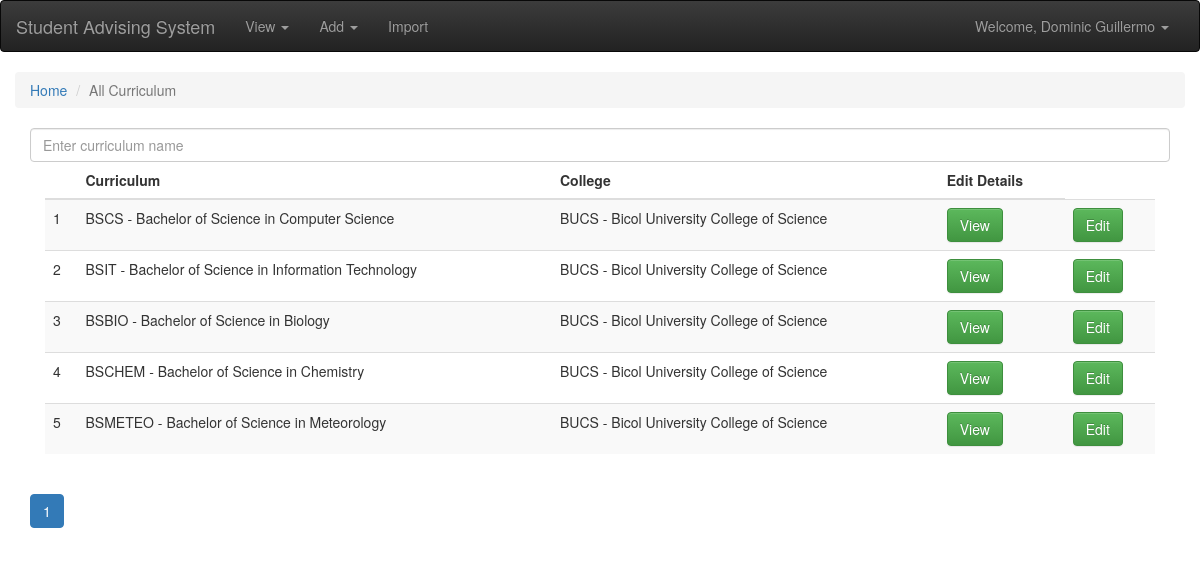
Screenshot of /view/curriculums.php (signed in) with the database file from the repository.
### tables this page shows
CREATE TABLE `account` (
  `account_id` int(255) NOT NULL,
  `account_usern` varchar(11) NOT NULL,
  `account_pass` varchar(255) NOT NULL,
  `acc_fname` varchar(255) NOT NULL,
  `acc_lname` varchar(255) NOT NULL,
  `acc_type_id` int(255) NOT NULL,
  `acc_status` tinyint(2) NOT NULL COMMENT '0 for inactive; 1 for active; 2 for deactivated; 3 for reset'
);

CREATE TABLE `curriculum` (
  `curriculum_id` int(255) NOT NULL,
  `curriculum_name` varchar(255) NOT NULL,
  `college_id` int(11) NOT NULL
);

CREATE TABLE `college` (
  `college_id` int(255) NOT NULL,
  `college_name` varchar(255) NOT NULL
);

### globalincludes/loginauthen.php (called while the page is built, shortened)
<?php
	if(!isset($_SESSION['accid'])){
		switch ($pagelvl) {
			case '1':
				header("Location: login/login.php");
				break;
			case '2':
				header("Location: ../login/login.php");
				break;
			default:
				break;
		}
	}
	else{
		$sql = "SELECT * FROM account,acc_type WHERE account.acc_type_id = acc_type.acc_type_id AND account_id = '".$_SESSION['accid']."'";
		$result = $conn->query($sql);
		$row = $result->fetch_assoc();
		$accfname = $row['acc_fname'];
		$acclname = $row['acc_lname'];
	}
?>

### view/curriculums.php (the view, shortened to what this page needs)
<?php
	include '../backend/connection.php';
	$pagelvl = "2";
	include '../globalincludes/loginauthen.php';
?>
<!DOCTYPE html>
<html>
	<head>
		<link rel="stylesheet" href="../css/bootstrap.min.css">
		<link rel="stylesheet" href="../css/bootstrap-theme.min.css">
	</head>
	<body>
		<?php include '../globalincludes/header.php';?>
		<div class="container-fluid">
			<ol class="breadcrumb">
			  <li><a href="../index.php">Home</a></li>
			  <li class="active">All Curriculum</li>
			</ol>
			<div class="container-fluid">
				<input type="text" class="form-control" name="subjectsearchbar" placeholder="Enter curriculum name" id="searchbar">
				<div class="col-md-12">
					<div class="table-responsive">
						<table class="table table-striped">
							<thead>
								<tr>
									<th>  </th>
									<th>Curriculum</th>
									<th>College</th>
									<th>Edit Details</th>
								</tr>
							</thead>
							<tbody id="tbodyallsub" class="pagina-tbl srch-rslt">
								<?php
									$sql = "SELECT * FROM curriculum,college WHERE curriculum.college_id = college.college_id LIMIT 0,10";
									$result = $conn->query($sql);
									$num = 0;
									while($row = $result->fetch_assoc()){
										$num++;
										echo '
											<tr>
												<td>'.$num.'</td>
												<td>'.$row['curriculum_name'].'</td>
												<td>'.$row['college_name'].'</td>
												<td><a href="curriculumsview.php?currid='.$row['curriculum_id'].'"><button class="btn btn-success">View</button></a></td>
												<td><a href="../edit/curriculum.php?currid='.$row['curriculum_id'].'"><button class="btn btn-success">Edit</button></a></td>
											</tr>
										';
									}
								?>
							</tbody>
						</table>
					</div>
				</div>
				<?php
					$sql = "SELECT COUNT(*) AS TOTAL FROM curriculum,college WHERE curriculum.college_id = college.college_id";
                    $result = $conn->query($sql);
					$row = $result->fetch_assoc();
					$total = $row['TOTAL'];
					$numpages = $total/10;
					$pagenum = 10;
					$pagenumper = 0;
					echo '<input type="number" id="totpages" value="'.$pagenum.'" hidden>
						<nav aria-label="Page Navigation">
                            <ul class="pagination">';
                    for($i=0;$i<$numpages;$i++){
						if($i==0)
							echo '<li class="active" id="page-'.$i.'"><a href="#" onclick="pagination('.$i.',2,0,'.$pagenum.')">'.($i+1).'</a></li>';
						else
							echo '<li class="" id="page-'.$i.'"><a href="#" onclick="pagination('.$i.',2,'.($pagenumper = $pagenumper+$pagenum).','.$pagenum.')">'.($i+1).'</a></li>';
                                    }
				?>
				</nav>
			</div>
		</div>
	</body>
</html>

### globalincludes/header.php (shortened to what this page needs)
<?php
  if(isset($acctyid))
    if($acctyid == 1)
      $superadminpowers = '<li><a href="#" data-toggle="modal" data-target="#superadminpowers">Master Admin Privelleges</a></li>';
    else
      $superadminpowers = "";
    if($pagelvl=='2'){
        echo '
            <nav class="navbar navbar-inverse">
                <div class="container-fluid">
                  <div class="navbar-header">
                      <a class="navbar-brand" href="../index.php">Student Advising System</a>
                  </div>
                  <div class="collapse navbar-collapse" id="bs-example-navbar-collapse-1">
                    <ul class="nav navbar-nav">
                        <li class="dropdown">
                          <a href="#" class="dropdown-toggle" data-toggle="dropdown" role="button" aria-haspopup="true" aria-expanded="false">View <span class="caret"></span></a>
                        </li>
                        <li class="dropdown">
                          <a href="#" class="dropdown-toggle" data-toggle="dropdown" role="button" aria-haspopup="true" aria-expanded="false">Add <span class="caret"></span></a>
                        </li>
                        <li><a href="../import/import.php">Import</a></li>
                      </ul>
                      <ul class="nav navbar-nav navbar-right">
                        <li class="dropdown">
                            <a href="#" class="dropdown-toggle" data-toggle="dropdown" role="button" aria-haspopup="true" aria-expanded="false">Welcome, '.$accfname.' '.$acclname.' <span class="caret"></span></a>
                              '.$superadminpowers.'
                        </li>
                      </ul>
                  </div>
                </div>
            </nav>
            ';
    }
?>

### rows the page displays
account: acc_fname "Dominic", acc_lname "Guillermo"
curriculum: curriculum_name "BSCS - Bachelor of Science in Computer Science", college.college_name "BUCS - Bicol University College of Science"
curriculum: curriculum_name "BSIT - Bachelor of Science in Information Technology", college.college_name "BUCS - Bicol University College of Science"
curriculum: curriculum_name "BSBIO - Bachelor of Science in Biology", college.college_name "BUCS - Bicol University College of Science"
curriculum: curriculum_name "BSCHEM - Bachelor of Science in Chemistry", college.college_name "BUCS - Bicol University College of Science"
curriculum: curriculum_name "BSMETEO - Bachelor of Science in Meteorology", college.college_name "BUCS - Bicol University College of Science"
